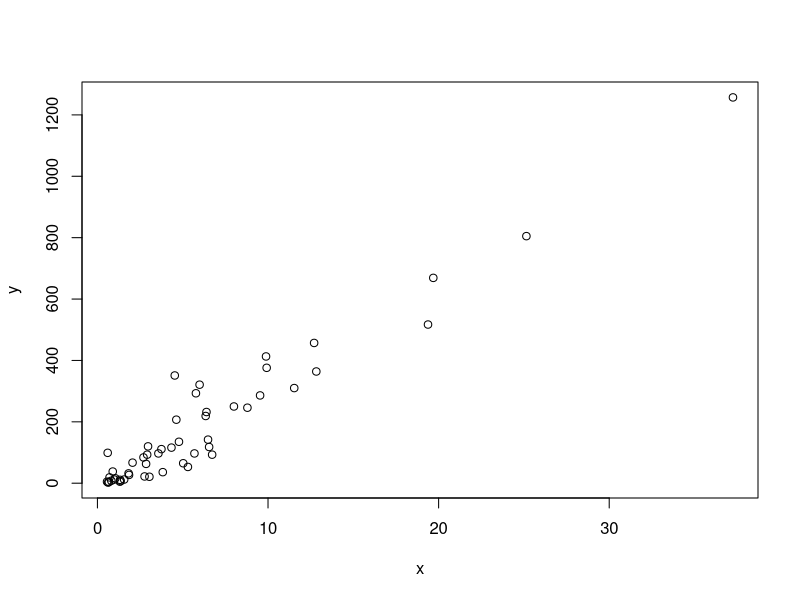
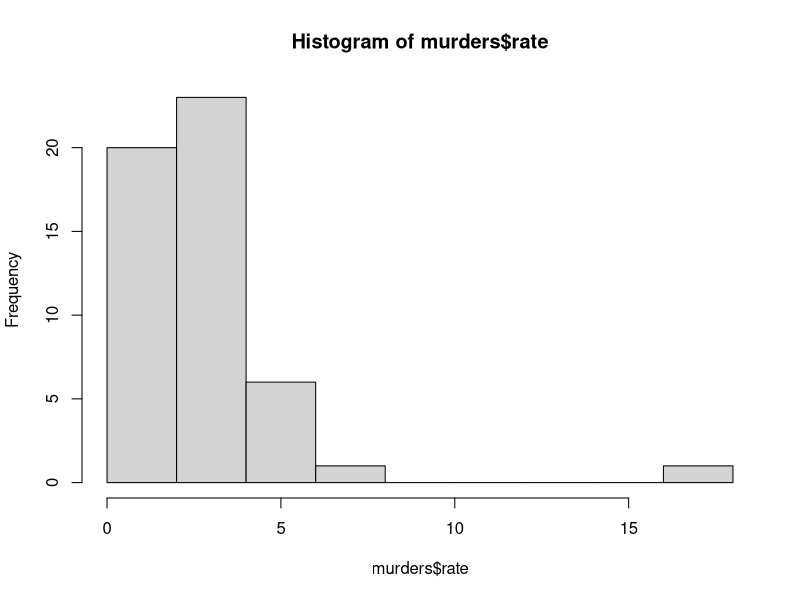
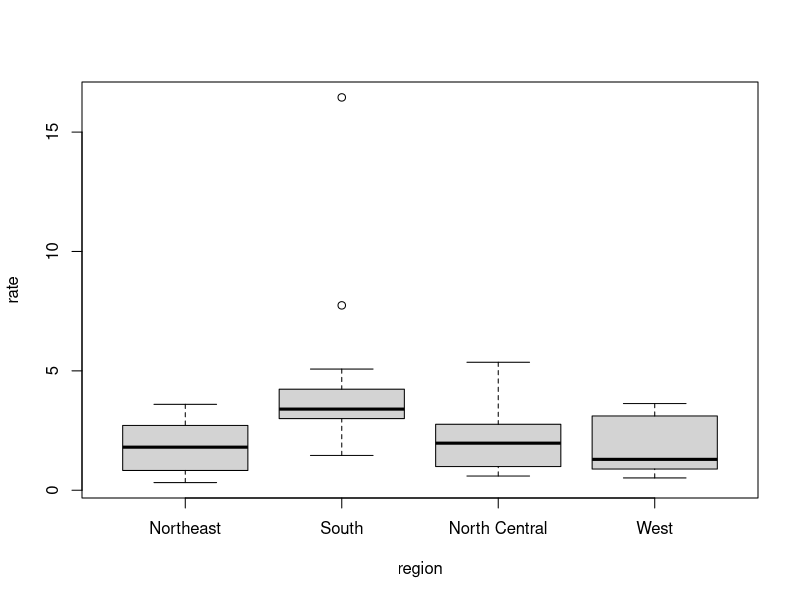
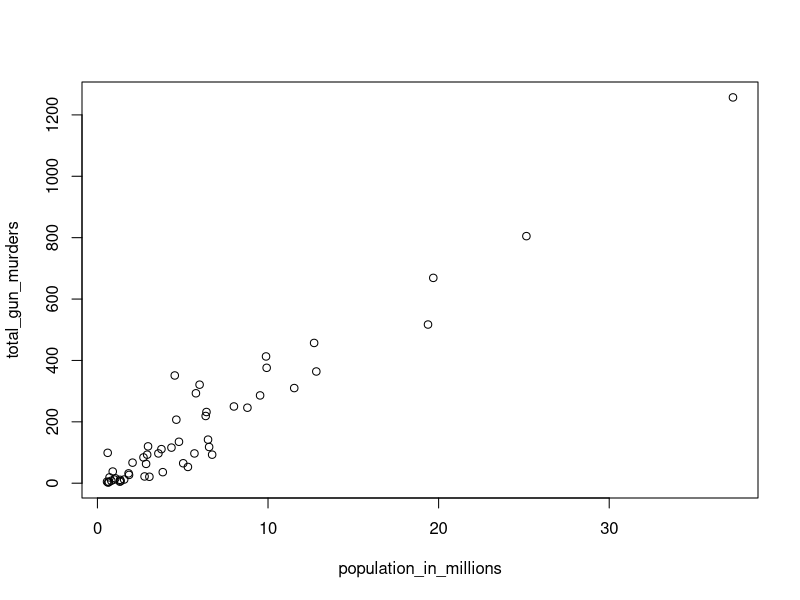
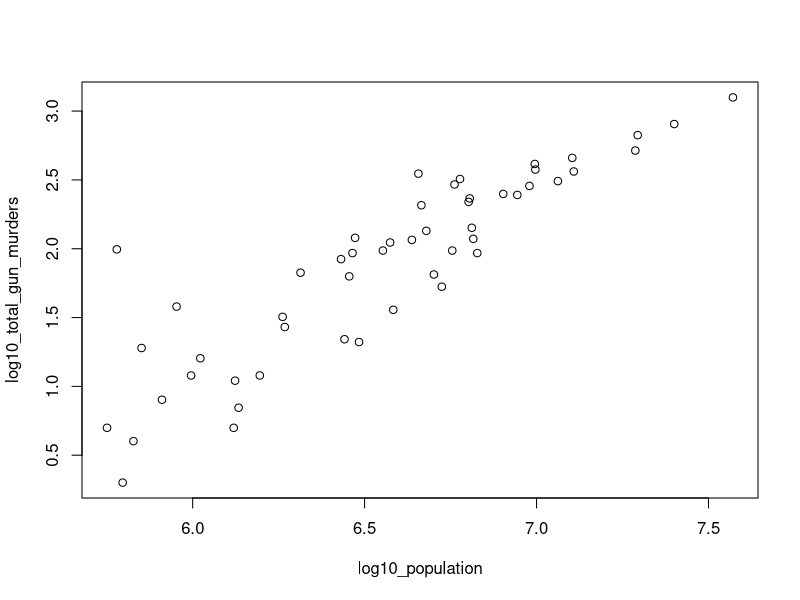
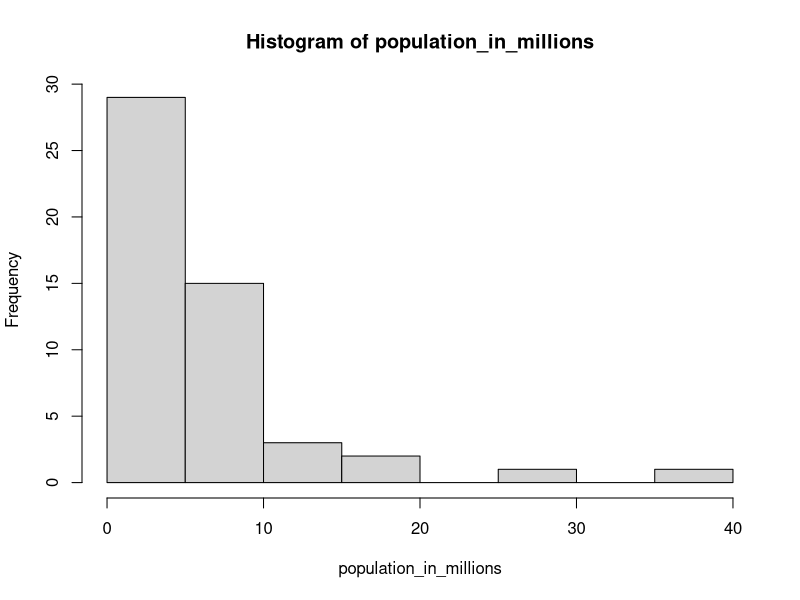
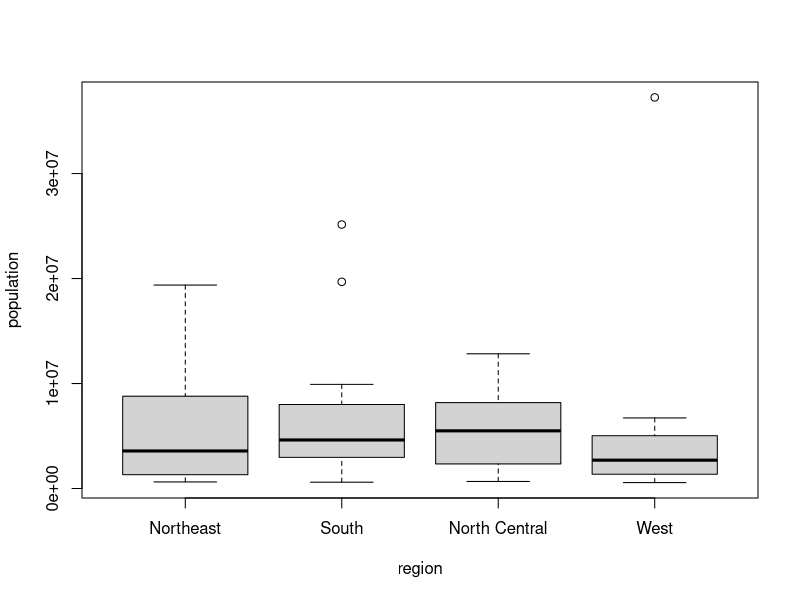

The R source for these figures, in order:
library(dplyr)
library(dslabs)
data("murders")

# a simple scatterplot of total murders versus population
x <- murders$population /10^6
y <- murders$total
plot(x, y)

# a histogram of murder rates
murders <- mutate(murders, rate = total / population * 100000)
hist(murders$rate)

murders$state[which.max(murders$rate)]

# boxplots of murder rates by region
boxplot(rate~region, data = murders)


###########################################Test###########################################
# Load the datasets and define some variables
library(dslabs)
data(murders)

population_in_millions <- murders$population/10^6
total_gun_murders <- murders$total

plot(population_in_millions, total_gun_murders)

# Transform population (not population in millions) using the log10 transformation and save to object log10_population
log10_population<- log10(murders$population)

# Transform total gun murders using log10 transformation and save to object log10_total_gun_murders
log10_total_gun_murders<- log10(total_gun_murders)

# Create a scatterplot with the log scale transformed population and murders 
plot(log10_population,log10_total_gun_murders)

# Store the population in millions and save to population_in_millions 
population_in_millions <- murders$population/10^6


# Create a histogram of this variable
hist(population_in_millions)


# Create a boxplot of state populations by region for the murders dataset
boxplot(population~region, data = murders)
